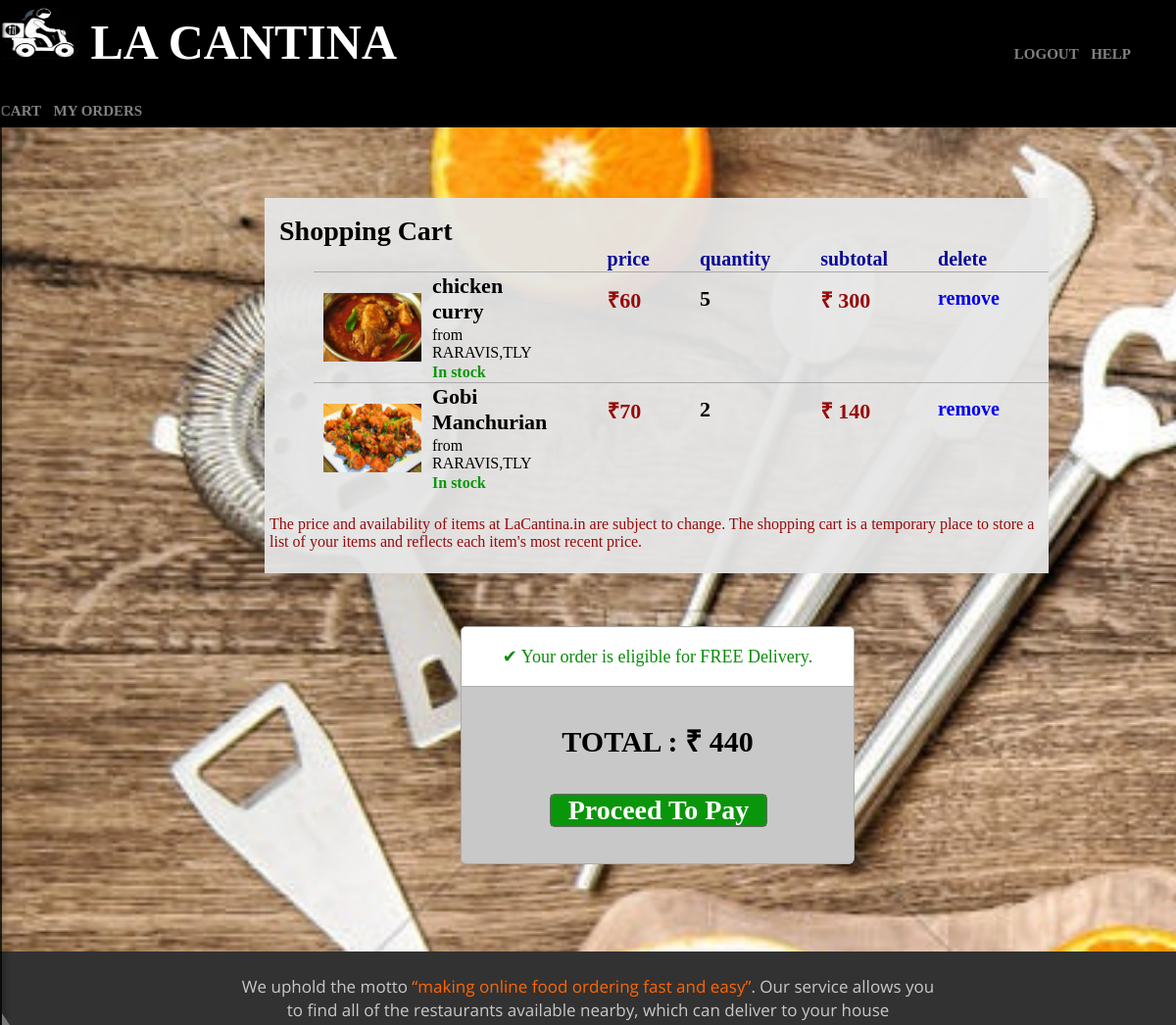
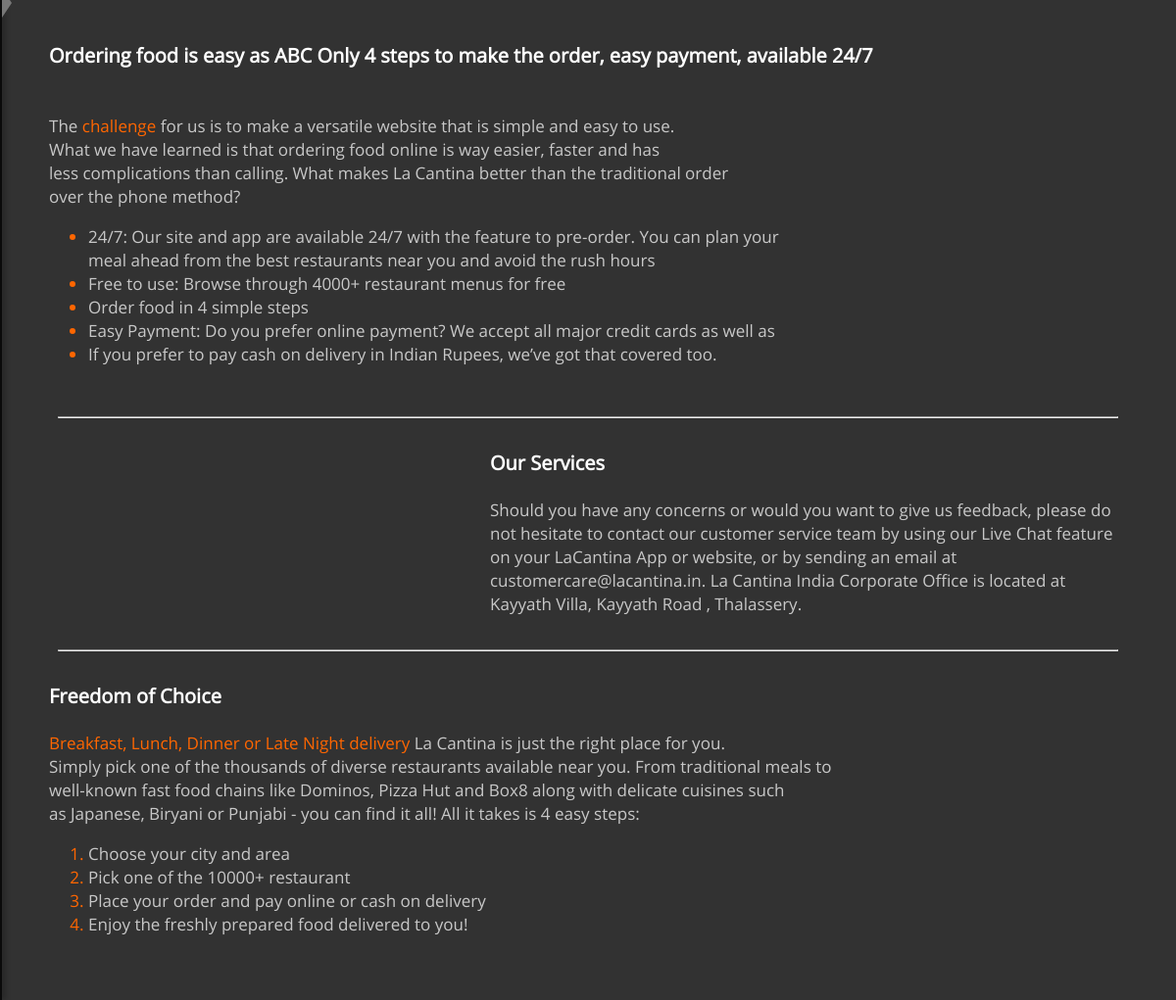
/cartshow (signed in), run on the app's committed database (2 pictures, top to bottom).
### tables this page shows
CREATE TABLE zeeshan(item text NOT NULL ,price INTEGER , qty TEXT ,total INTEGER , place TEXT ,rest TEXT,dish_image TEXT);

### proj.py (the view)
@app.route('/cartshow')
def cartshow():
	conn=sqlite3.connect('members.db')
	cur=conn.cursor()
	cur.execute("SELECT * FROM managers")
	var2=cur.fetchall()
	cur.execute("SELECT COUNT(*) FROM {}".format(session['username']))
	var1=cur.fetchone()
	if(var1[0]>0):
		cur.execute("SELECT * FROM {}".format(session['username']))
		var=cur.fetchall()
		cur.execute("SELECT * FROM managers")
		managers=cur.fetchall()
		for x in var:
			temp=0
			for man in managers:
				if(x[4]==man[3] and x[5]==man[0]):
					temp=1
			if(temp==0):
				cur.execute("DELETE FROM {} WHERE place =? and rest=?".format(session['username']),(x[4],x[5],))
		conn.commit()
		conn.close()
		conn=sqlite3.connect('members.db')
		cur=conn.cursor()
		cur.execute("SELECT * FROM {}".format(session['username']))
		var=cur.fetchall()
		for x in var:
			if(x[4]=='TLY'):
				conn_temp=sqlite3.connect('TLY.db')
			elif(x[4]=='KANNUR'):
				conn_temp=sqlite3.connect('KANNUR.db')
			else:
				conn_temp=sqlite3.connect('CALICUT.db')
			cur_temp=conn_temp.cursor()
			cur_temp.execute("SELECT * FROM {} WHERE item=?".format(x[5]),(x[0],))
			var_temp=cur_temp.fetchone()
			if not var_temp:
				cur.execute("DELETE FROM {} WHERE item=? AND place=? AND rest=?".format(session['username']),(x[0],x[4],x[5],))
			conn_temp.close()
		cur.execute("SELECT * FROM {}".format(session['username']))
		var=cur.fetchall()
		conn.commit()
		conn.close()
		if var:
			return render_template('cartshow.html',var=var,var2=var2)
		else:
			return render_template("nocart.html")
	else:
		conn.close()
		return render_template("nocart.html")

### templates/cartshow.html (shortened to what this page needs)
<html>
<head>
<link type="text/css" href="{{url_for('static',filename='webpages.css')}}" rel="stylesheet"/>
<link rel="stylesheet" href="{{url_for('static',filename='alert/alertify.default.css')}}">
<link rel="stylesheet" href="{{url_for('static',filename='alert/alertify.core.css')}}">
</head>
<body>
<h1>
<img src="{{url_for('static',filename='food.jpg')}}"  width="80" height="60">
<span class="h1span">
LA CANTINA
</span>
<span>
<a href="/customer_logout" class="login">LOGOUT</></a>
<a href="/help" class="help">HELP</a>
<a href="/cartshow" class="help">CART</a>
<a href="/orders" class="help">MY ORDERS</a>
</span>
</h1>
<div class="content2">
<br>
<br>
<br>
<br>
<div class="content3">
	<br>
	<div class="shopping">
	Shopping Cart
	</div>
	<table class="table">
	<tr class="heading">
		<td></td>
		<td></td>
		<td>price</td>
		<td>quantity</td>
		<td>subtotal</td>
		<td>delete</td>
	</tr>
	<tr>
	{% for x in var %}
	<tr class="mainrow">
	<td rowspan='3' class="photo" ><img src="{{url_for('static',filename='dish/'+x[6])}}" height="70" width="100"></td>
		<td class="name">{{x[0]}}</td>
		<td class="price"><span style="font-family:'Cormorant Garamond Medium'">&#8377</span>{{x[1]}}</td>
		<td class="quantity">{{x[2]}}</td>
		<td class="price"><span style="font-family:'Cormorant Garamond Medium'">&#8377</span> {{x[3]}}</td>
		<td class=""><a class="removea" href="/cartremove/{{x[0]}}/{{x[4]}}/{{x[5]}}/{{x[2]}}">remove</a></td>
	</tr>
	<tr>
		<td class="place">from {{x[5]}},{{x[4]}}</td>
	</tr>
	<tr>
		<td class="stock">In stock</td>
	</tr>
	</tr>
{% endfor %}
</table>
<br>
<div class="avail">
The price and availability of items at LaCantina.in are subject to change. The shopping cart is a temporary place to store a list of your items and reflects each item's most recent price.
</div>
<br>
</div>
<br>
<br><br>
<div class="content4">
	<div class="free">
	&#10004; Your order is eligible for FREE Delivery.
	</div>
	<div class="tot">
	<br>
	TOTAL : <span style="font-family:'Cormorant Garamond Medium'">&#8377</span> {{ var| sum(attribute="3") }}
	<br>
	<br>
		<div class="proceed">
		<a class="proceeda" href="/cartpay">Proceed To Pay</a>
		</div>
	</div>
</div>
<br>
<br>
<br>
<br>
<br>
</div>
	<nav>
		<br>
	</nav>
<div class="last" >
<br>
<div class="motto">
We uphold the motto <span class="bullet">“making online food ordering fast and easy”</span>. Our service allows you<br> to find all of the restaurants available nearby, which can deliver to your house
</div>
<br><br>
<b><span class="head_left">Ordering food is easy as ABC Only 4 steps to make the order, easy payment, available 24/7</span>
</b>
<div class="definition">
<br><br>
The <span class="bullet">challenge</span> for us is to make a versatile website that is simple and easy to use.<br>
What we have learned is that ordering food online is way easier, faster and has <br>
less complications than calling. What makes La Cantina better than the traditional order<br>
over the phone method?
<ul class="bullet"><li><span style="color:rgb(200,200,200);">24/7: Our site and app are available 24/7 with the feature to pre-order. You can plan your <br>
meal ahead from the best restaurants near you and avoid the rush hours</span></li>
<li><span style="color:rgb(200,200,200);">Free to use: Browse through 4000+ restaurant menus for free</span></li>
<li><span style="color:rgb(200,200,200);">Order food in 4 simple steps</span></li>
<li><span style="color:rgb(200,200,200);">Easy Payment: Do you prefer online payment? We accept all major credit cards as well as</li>
<li><span style="color:rgb(200,200,200);">If you prefer to pay cash on delivery in Indian Rupees, we’ve got that covered too.</span></li>
</ul>
</div>
<br><hr width="90%"><br>
<div class="services">
<b><span class="head_right">Our Services</span></b>
<br><br>
Should you have any concerns or would you want to give us feedback, please do not hesitate to contact our customer service
team by using our Live Chat feature on your LaCantina App or website, or by sending an email at customercare@lacantina.in.
La Cantina India Corporate Office is located at Kayyath Villa, Kayyath Road , Thalassery.
</div>
<br><hr width="90%"><br>
<b><span class="head_left">Freedom of Choice </span></b><br><br>
<div class="freedom">
<span class="bullet">Breakfast, Lunch, Dinner or Late Night delivery</span> La Cantina is just the right place for you.
<br>Simply pick one of the thousands of diverse restaurants available near you. From traditional meals to
<br>well-known fast food chains like Dominos, Pizza Hut and Box8 along with delicate cuisines such
<br> as Japanese, Biryani or Punjabi - you can find it all! All it takes is 4 easy steps:
<ol class="bullet"><li><span style="color:rgb(200,200,200);">Choose your city and area</span></li>
<li><span style="color:rgb(200,200,200);">Pick one of the 10000+ restaurant</span></li>
<li><span style="color:rgb(200,200,200);">Place your order and pay online or cash on delivery</span></li>
<li><span style="color:rgb(200,200,200);">Enjoy the freshly prepared food delivered to you!</span></li>
</ol>
</div>
<br><br>
</div>
</body>
</html>

### static/webpages.css (style rules this page uses)
.head_left { margin-left:50px; color:white; font-family: "Open Sans"; font-size:20px; }
.head_right { color:white; font-family: "Open Sans"; font-size:20px; }
.last { background-color:rgb(50,50,50); color:white; font-family: "Open Sans"; font-size:20px; line-height:1.2em; }
.motto { font-family: "Open Sans"; font-size:17px; color:rgb(200,200,200); text-align:center; }
.definition { margin-left:50px; font-family: "Open Sans"; font-size:17px; color:rgb(200,200,200); }
.services { margin-right:50px; margin-left:500px; font-family: "Open Sans"; font-size:17px; color:rgb(200,200,200); }
.freedom { margin-left:50px; font-family: "Open Sans"; font-size:17px; color:rgb(200,200,200); }
.bullet { color: rgb(255,102,0); }
body { margin:0; }
h1 { font-family:"Cinzel Decorative Bold"; background-color:black; color:white; font-size:50px; margin:0; }
.h1span { position: relative; bottom: 0px; }
.login { margin-left:620px; font-family:'Times New Roman'; font-size:15px; color:rgb(130,130,130); text-decoration: none; }
.help { font-family:'Times New Roman'; font-size:15px; color:rgb(130,130,130); text-decoration: none; }
nav { position: fixed; left: -15em; top: 0; bottom: 0; background:rgba(0,0,0,0.8); border-right: 50px solid rgba(0,0,0,0); box-shadow: 4px 0 5px rgba(0,0,0,0.2); z-index: 1; }
nav:after { position: absolute; content: ' '; width: 0; height: 0; right: -70px; top: 50%; border-width: 15px 10px; border-style: solid; border-color: transparent transparent transparent rgb(120,120,120); }
article, article:after, nav, nav * { transition: all 600ms ease; }

### data on the page
zeeshan: dish_image (picture), item "chicken curry", price "60", qty "5", total "300", rest "RARAVIS", place "TLY"
zeeshan: dish_image (picture), item "Gobi Manchurian", price "70", qty "2", total "140", rest "RARAVIS", place "TLY"

### other printed values
{{ var| sum(attribute="3") }} "440"
